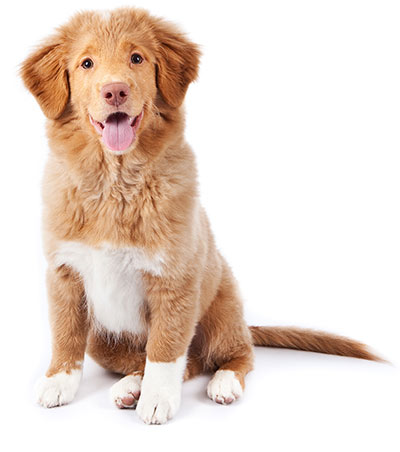
%> input picture 1/colorspace/dog.jpg, 400 x 452 px
$ octave --eval "result = rgb2grays(imread('dog.jpg'));"   (GNU Octave 9; MATLAB toolbox functions it lacks are replaced by stand-ins)
%> lines starting %> are read from the running program, lines starting %| are printed output that depends on the picture
### 1/colorspace/getColorChannels.m
function [R, G, B] = getColorChannels(input_image)
% helper function that seperates an image into its color channels
R = input_image(:,:,1);
G = input_image(:,:,2);
B = input_image(:,:,3);
end

### 1/colorspace/rgb2grays.m
function new_image = rgb2grays(image)
    rows = size(image,1);
    cols = size(image, 2);
    [r,g,b] = getColorChannels(image);
    %lightness method
    for i=1:rows
        for j=1:cols
            elems = [r(i,j),g(i,j),b(i,j)];
            %lightness
            lightness(i,j) = (max(elems)+ min(elems))/2;
            %average
            average(i,j) = sum(elems)/3;
            %luminosity
            luminosity(i,j) = 0.21*elems(1)+0.72*elems(2)+0.07*elems(3);
            %matlab's built-in
        end
    end
    builtin = rgb2gray(image);

    new_image = lightness;

    subplot(2, 2, 1);
    imshow(new_image);
    title('Lightness');

    subplot(2, 2, 2);
    imshow(average);
    title('Average');

    subplot(2, 2, 3);
    imshow(luminosity);
    title('Luminosity');

    subplot(2, 2, 4);
    imshow(builtin);
    title('Matlab builtin');

end
%> in getColorChannels, `R = input_image(:,:,1);`:
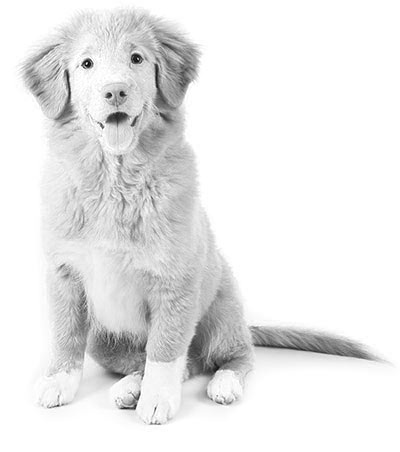
%> R: size 452x400 uint8; min 5, max 255, mean 232.6
%> in getColorChannels, `G = input_image(:,:,2);`:
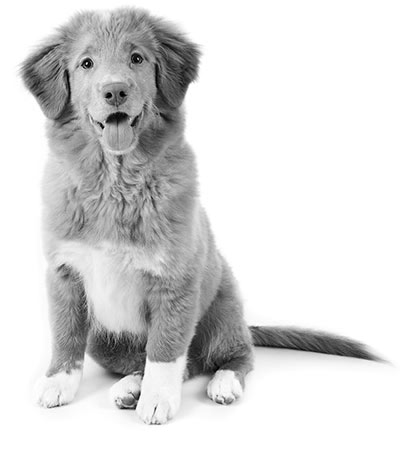
%> G: size 452x400 uint8; min 0, max 255, mean 216.8
%> in getColorChannels, `B = input_image(:,:,3);`:
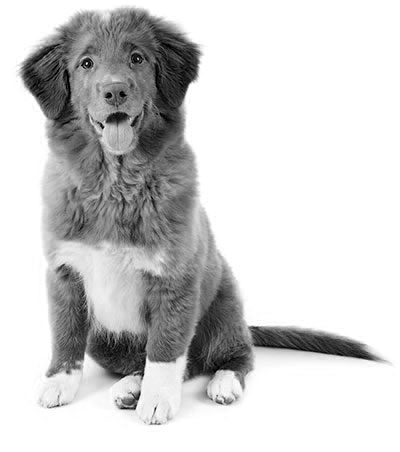
%> B: size 452x400 uint8; min 0, max 255, mean 206.4
%> after the loop in rgb2grays, `for i=1:rows`:
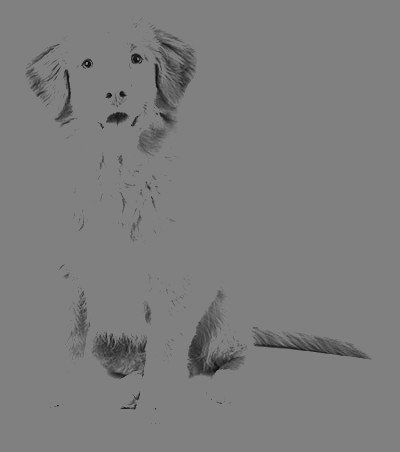
%> lightness: size 452x400 uint8; min 4, max 128, mean 125.2
